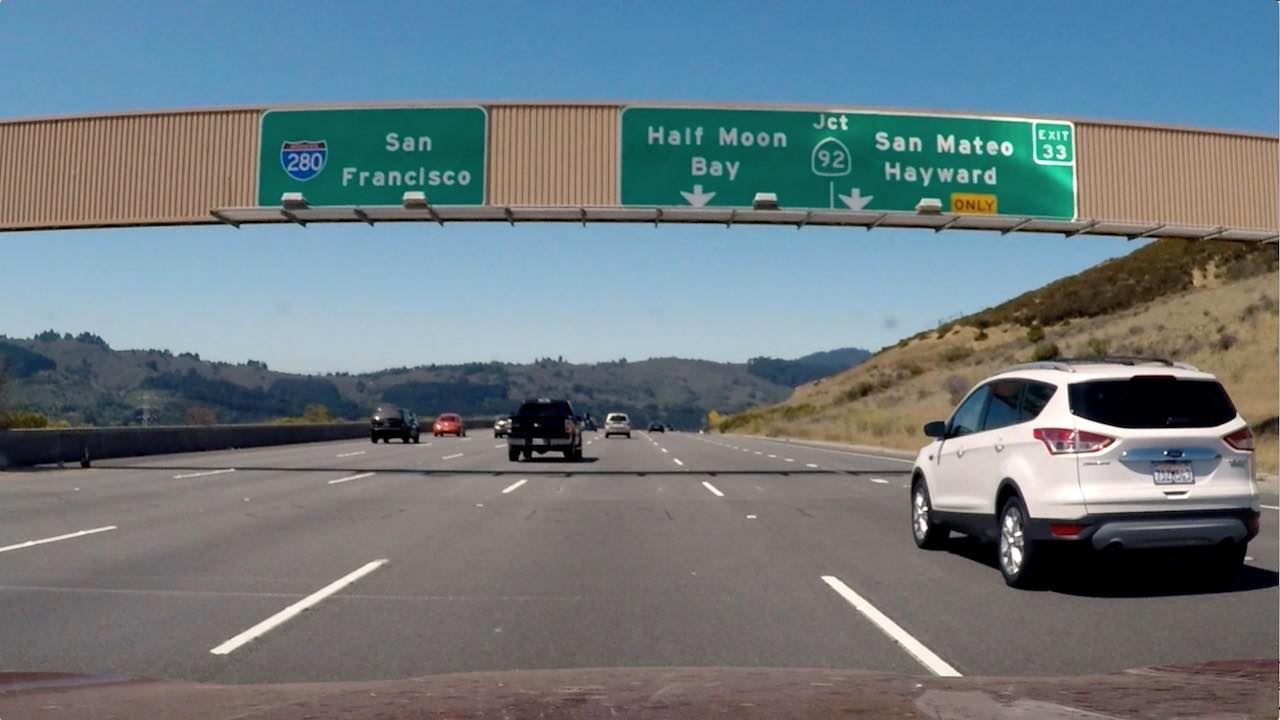
#> input picture signs_vehicles_xygrad.png, 1280 x 720 px, found by its file name
$ python 5_combining_threshold.py   (older library calls are emulated)
#> lines starting #> are read from the running program, lines starting #| are printed output that depends on the picture; after the words box and inside, x2 and y2 are one past the last pixel; in counts of white or black regions, pixels touching at a corner belong together
import numpy as np
import cv2
import matplotlib.pyplot as plt
import matplotlib.image as mpimg
import pickle

# Read in an image
image = mpimg.imread('signs_vehicles_xygrad.png')
#> image is the input picture: shape (720, 1280, 3) float32; mean R, G, B 0.428, 0.477, 0.5
#C:/Users/ADMIN/VS_Code/Udacity/Self_Driving/L7_Gradients_Color_space
# Define a function that applies Sobel x and y,
# then computes the direction of the gradient
# and applies a threshold.

gray = cv2.cvtColor(image, cv2.COLOR_RGB2GRAY)

def abs_sobel_thresh(image, orient = 'x', sobel_kernel = 3, thresh=(0, 255)):
    if orient == 'x':
        sobel = cv2.Sobel(gray, cv2.CV_64F, 1, 0, ksize = sobel_kernel)

    if orient == 'y':
        sobel = cv2.Sobel(gray, cv2.CV_64F, 0, 1, ksize = sobel_kernel)

    abs_sobel = np.sqrt(sobel**2)
    scaled_sobel = np.uint8(255 * abs_sobel / np.max(abs_sobel))

    binary_output = np.zeros_like(scaled_sobel)
    binary_output[(scaled_sobel > thresh[0]) & (scaled_sobel < thresh[1])] = 1

    return binary_output

def mag_thresh(image, sobel_kernel=3, thresh=(0, 255)):

    sobelx = cv2.Sobel(gray, cv2.CV_64F, 1, 0, ksize = sobel_kernel)
    sobely = cv2.Sobel(gray, cv2.CV_64F, 0, 1, ksize = sobel_kernel)

    mag_sobel = np.sqrt(sobelx**2 + sobely**2)

    scaled_sobel = np.uint8(255 * mag_sobel / np.max(mag_sobel))

    binary_output = np.zeros_like(scaled_sobel)
    binary_output[(scaled_sobel > thresh[0]) & (scaled_sobel < thresh[1])] = 1

    return binary_output

def dir_threshold(image, sobel_kernel=3, thresh=(0, np.pi/2)):
    sobelx = cv2.Sobel(gray, cv2.CV_64F, 1, 0, ksize = sobel_kernel)
    sobely = cv2.Sobel(gray, cv2.CV_64F, 0, 1, ksize = sobel_kernel)

    abs_sobelx = np.sqrt(sobelx**2)
    abs_sobely = np.sqrt(sobely**2)

    grad_dir = np.arctan2(abs_sobely, abs_sobelx)

    binary_output = np.zeros_like(grad_dir)

    binary_output[(grad_dir > thresh[0]) & (grad_dir < thresh[1])] = 1

    return binary_output

ksize = 3

# Apply each of the thresholding functions
gradx = abs_sobel_thresh(image, orient='x', sobel_kernel=ksize, thresh=(0, 255))
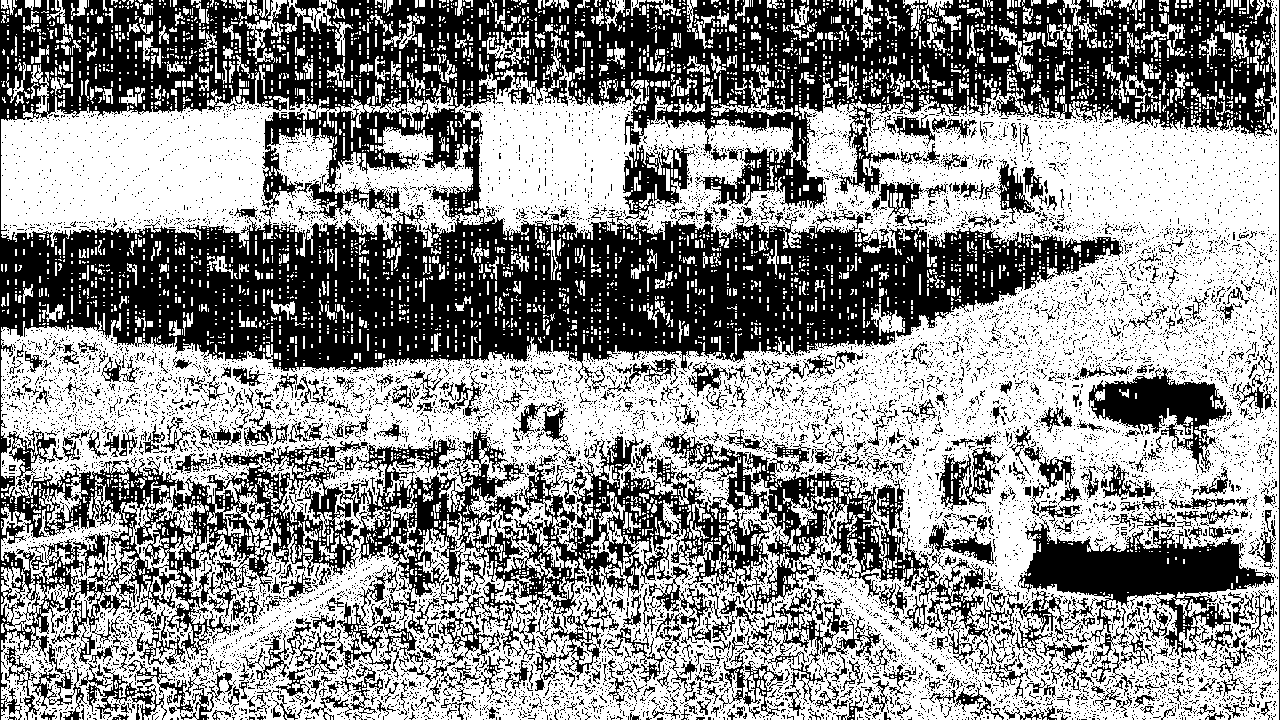
#> gradx: shape (720, 1280); values 0 (black) and 1 (white), 55.9% white; 11538 black regions (10932 under 20 px), largest, box (x1, y1, x2, y2) and area: (0, 0, 1276, 720) 296253, (1018, 519, 1274, 661) 13029, (1088, 367, 1227, 473) 5693
grady = abs_sobel_thresh(image, orient='y', sobel_kernel=ksize, thresh=(0, 255))
#> grady: shape (720, 1280); values 0 (black) and 1 (white), 66.4% white; 13455 black regions (12747 under 20 px), largest, box (x1, y1, x2, y2) and area: (0, 0, 1280, 132) 83339, (0, 224, 1122, 364) 62617, (327, 480, 929, 646) 17674
mag_binary = mag_thresh(image, sobel_kernel=ksize, thresh=(0, 255))
#> in mag_thresh, `mag_sobel = np.sqrt(sobelx**2 + sobely**2)`:
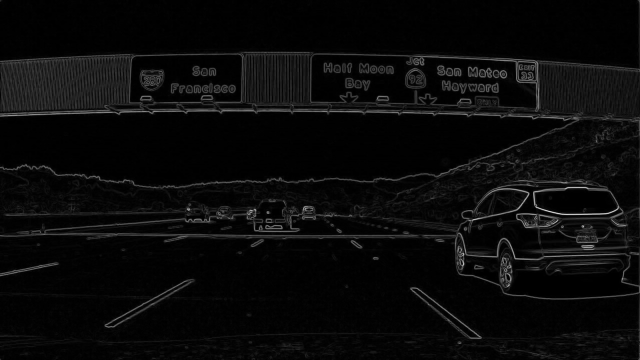
#> mag_sobel: shape (720, 1280) float64 (shown at 1/2 size); min 0, max 3.62, mean 0.147; drawn with min black and max white
#> mag_binary: shape (720, 1280); values 0 (black) and 1 (white), 81.9% white; 16179 black regions (15013 under 20 px), largest, box (x1, y1, x2, y2) and area: (1018, 542, 1274, 595) 8790, (1091, 382, 1227, 425) 3796, (296, 334, 463, 360) 2170
dir_binary = dir_threshold(image, sobel_kernel=ksize, thresh=(0, np.pi/2))
#> in dir_threshold, `grad_dir = np.arctan2(abs_sobely, abs_sobelx)`:
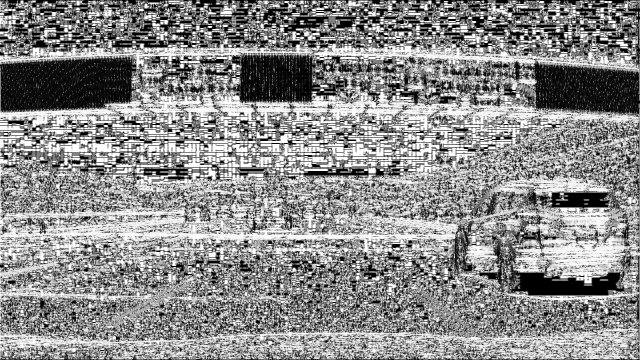
#> grad_dir: shape (720, 1280) float64 (shown at 1/2 size); min 0, max 1.57, mean 0.861; drawn with min black and max white
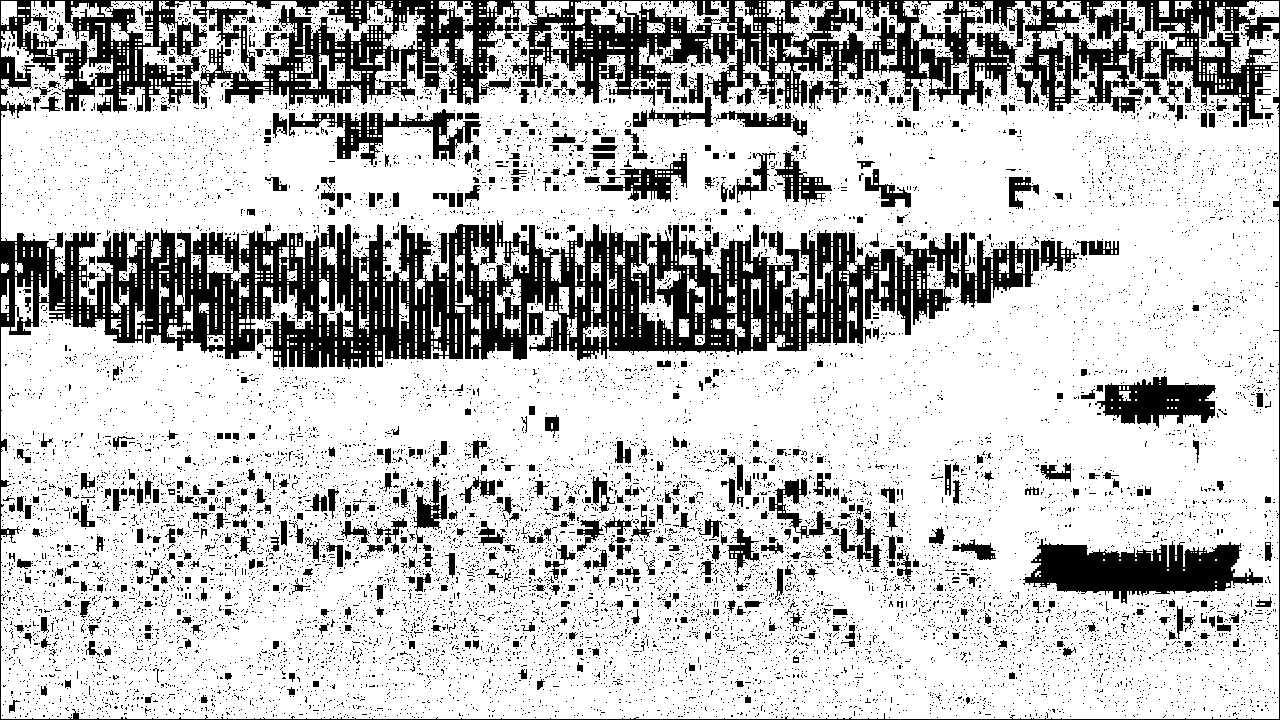
#> dir_binary: shape (720, 1280) float64; values 0 (black) and 1 (white), 75.4% white; 12679 black regions (12138 under 20 px), largest, box (x1, y1, x2, y2) and area: (0, 0, 1280, 720) 143064, (1023, 539, 1263, 604) 8634, (1095, 376, 1216, 428) 3684

combined = np.zeros_like(dir_binary)
combined[((gradx == 1) & (grady == 1)) | ((mag_binary == 1) & (dir_binary == 1))] = 1

# Plot the result
f, (ax1, ax2) = plt.subplots(1, 2, figsize=(24, 9))
f.tight_layout()
ax1.imshow(image)
ax1.set_title('Original Image', fontsize=50)
ax2.imshow(combined, cmap='gray')
ax2.set_title('Thresholded Grad. Dir.', fontsize=50)
plt.subplots_adjust(left=0., right=1, top=0.9, bottom=0.)
plt.show()
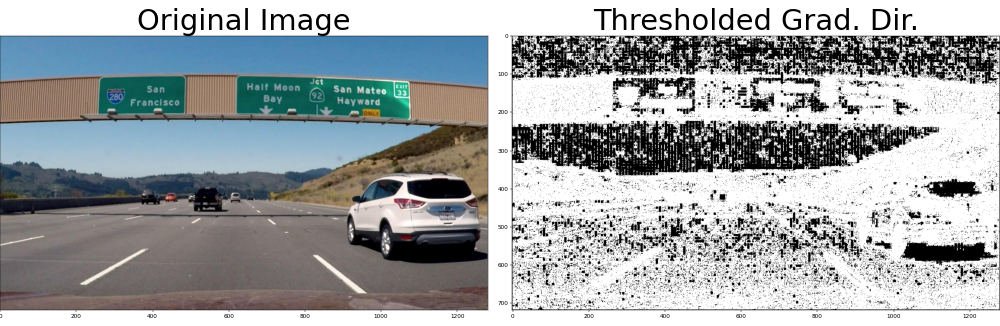
#> figure drawn by matplotlib, 2 panels
print("Code is successful")

$ run again, with L6_test_image2.png copied over signs_vehicles_xygrad.png
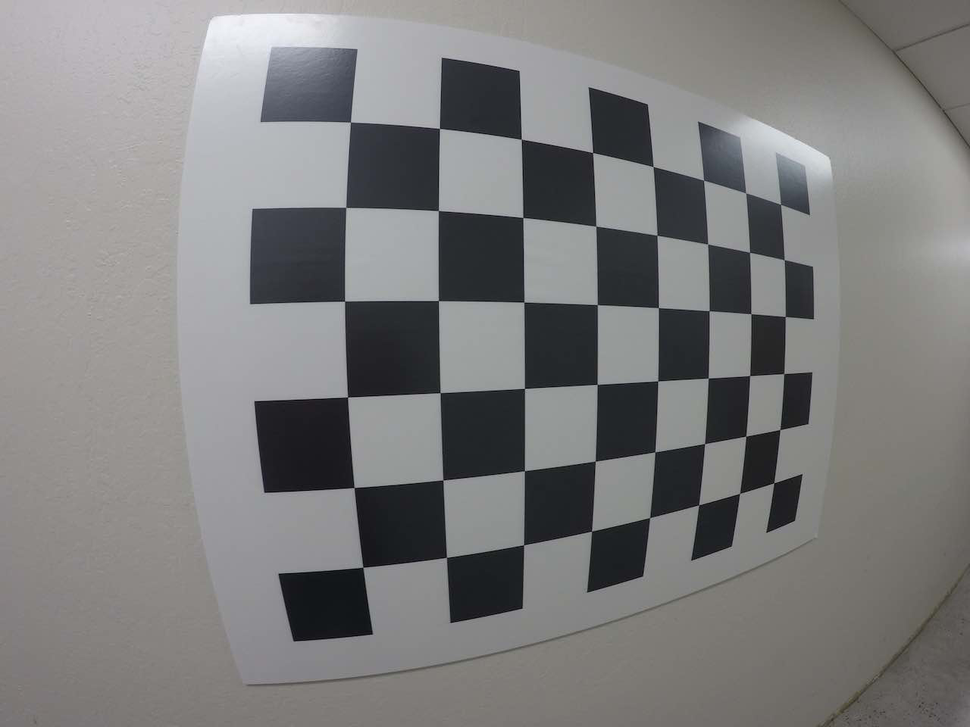
#> input picture L6_test_image2.png, 970 x 727 px, shrunk from 1280 x 960 before the run, found by its file name
#> image is the input picture: shape (727, 970, 3) float32; mean R, G, B 0.492, 0.49, 0.49
#> `gradx = abs_sobel_thresh(image, orient='x', sobel_kernel=ksize, thresh..`:
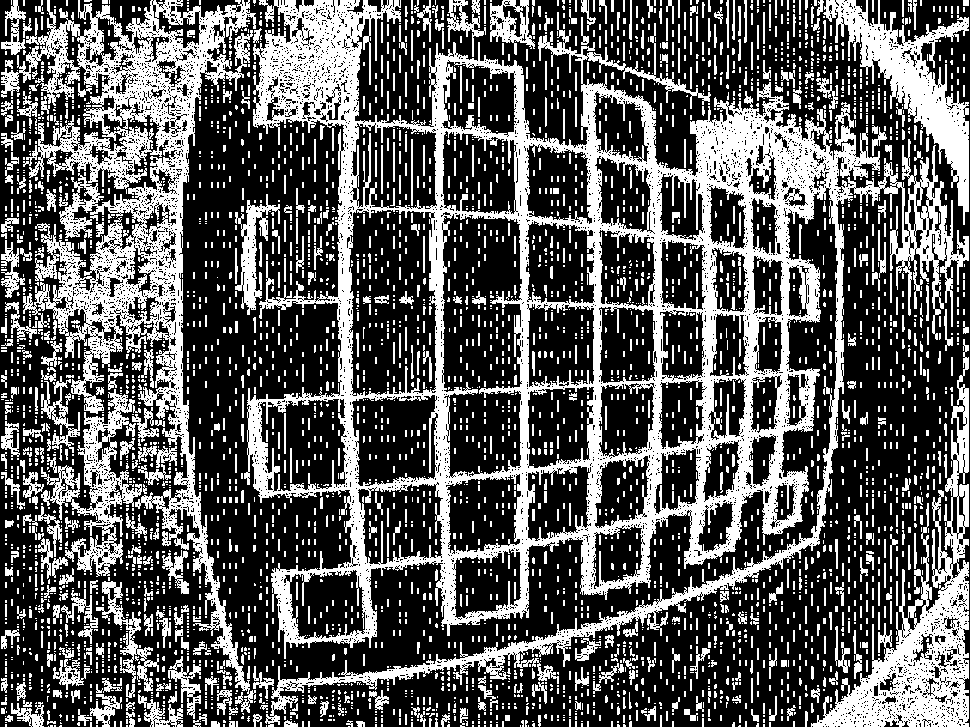
#> gradx: shape (727, 970); values 0 (black) and 1 (white), 35.5% white; 4123 white regions (3302 under 20 px), largest, box (x1, y1, x2, y2) and area: (244, 0, 969, 727) 107969, (1, 0, 256, 713) 38674, (811, 339, 969, 727) 14568
#> grady: shape (727, 970); values 0 (black) and 1 (white), 39.4% white; 3101 white regions (2173 under 20 px), largest, box (x1, y1, x2, y2) and area: (0, 1, 970, 607) 128179, (236, 335, 825, 649) 35387, (0, 520, 849, 726) 26585
#> mag_binary: shape (727, 970); values 0 (black) and 1 (white), 54.4% white; 7017 black regions (5504 under 20 px), largest, box (x1, y1, x2, y2) and area: (182, 128, 320, 218) 5090, (825, 425, 957, 514) 2872, (838, 359, 951, 417) 2772
#> dir_binary: shape (727, 970) float64; values 0 (black) and 1 (white), 37.8% white; 6170 white regions (5626 under 20 px), largest, box (x1, y1, x2, y2) and area: (1, 1, 905, 578) 106722, (247, 314, 820, 649) 41400, (193, 520, 826, 726) 12497
#> `plt.show()`:
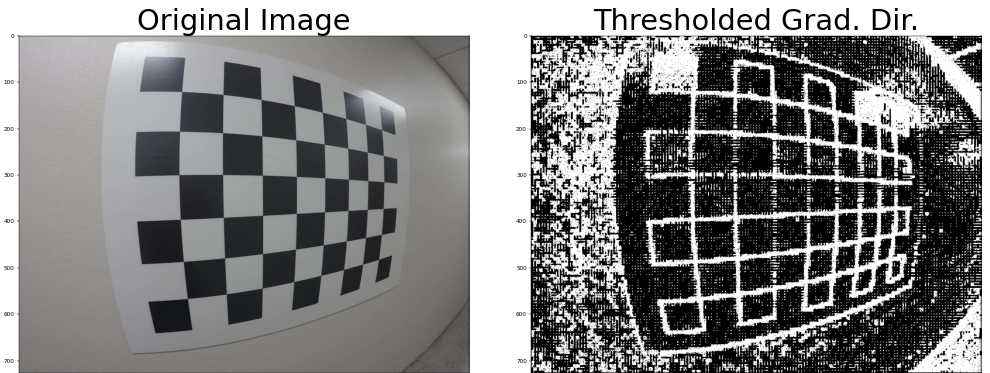
#> figure drawn by matplotlib, 2 panels

$ run again, with calibration_test.png copied over signs_vehicles_xygrad.png
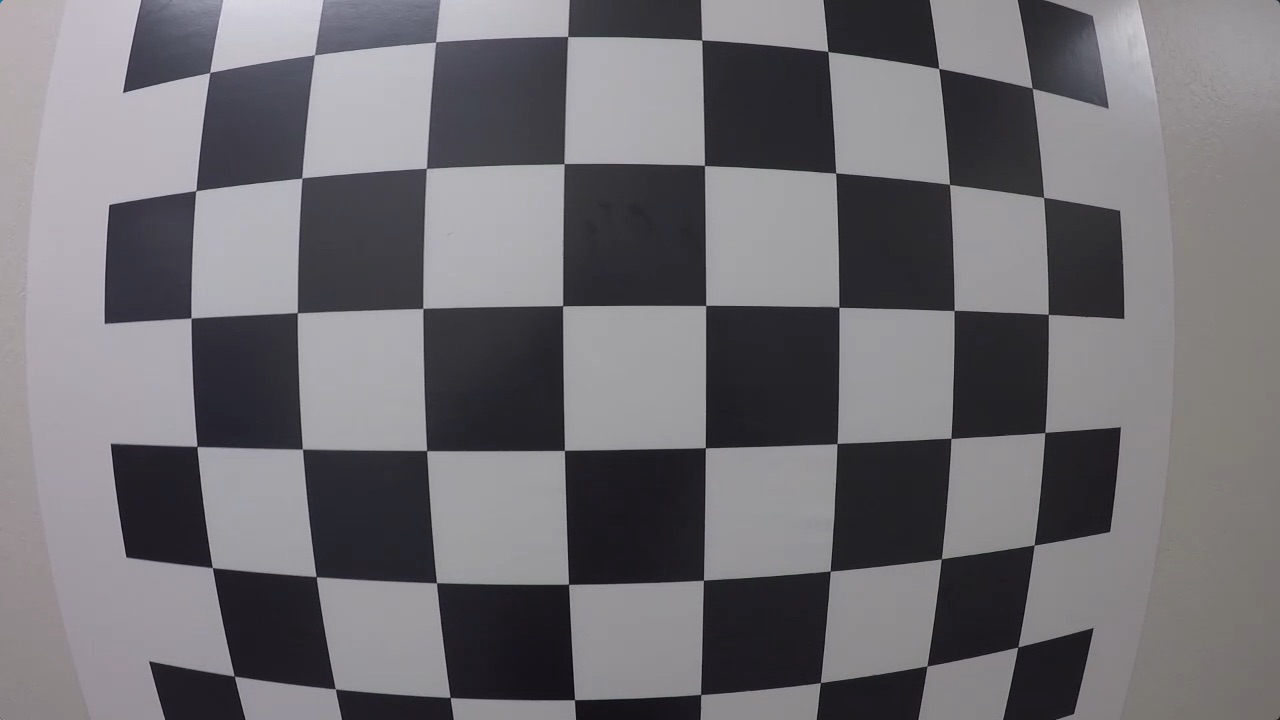
#> input picture calibration_test.png, 1280 x 720 px, found by its file name
#> image is the input picture: shape (720, 1280, 3) float32; mean R, G, B 0.443, 0.435, 0.453
#> `gradx = abs_sobel_thresh(image, orient='x', sobel_kernel=ksize, thresh..`:
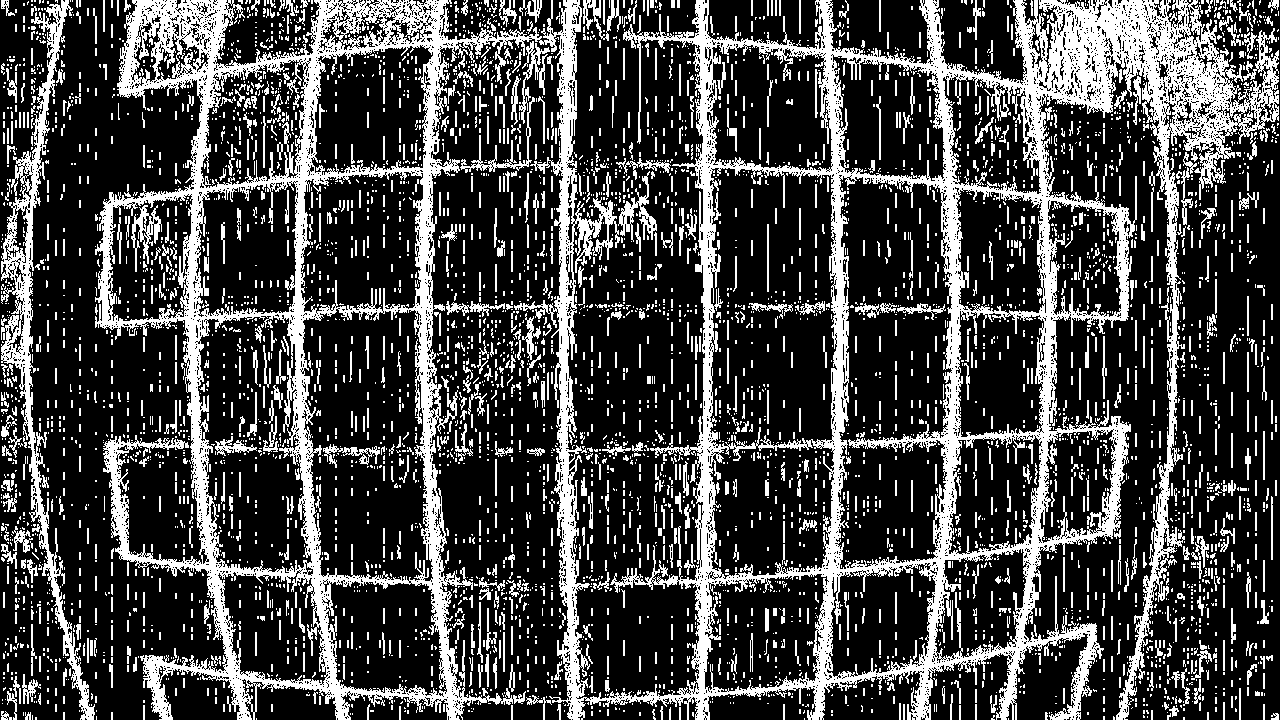
#> gradx: shape (720, 1280); values 0 (black) and 1 (white), 26.7% white; 5321 white regions (4219 under 20 px), largest, box (x1, y1, x2, y2) and area: (95, 0, 1279, 720) 157604, (1, 0, 95, 720) 8741, (618, 171, 657, 242) 786
#> grady: shape (720, 1280); values 0 (black) and 1 (white), 29.5% white; 4602 white regions (3374 under 20 px), largest, box (x1, y1, x2, y2) and area: (0, 1, 1280, 719) 175091, (0, 3, 80, 118) 2019, (0, 262, 96, 369) 2015
#> mag_binary: shape (720, 1280); values 0 (black) and 1 (white), 42.6% white; 385 white regions (311 under 20 px), largest, box (x1, y1, x2, y2) and area: (0, 0, 1280, 720) 386152, (887, 527, 913, 553) 247, (863, 455, 912, 481) 204
#> dir_binary: shape (720, 1280) float64; values 0 (black) and 1 (white), 36.3% white; 5962 white regions (5301 under 20 px), largest, box (x1, y1, x2, y2) and area: (95, 1, 1137, 719) 171959, (579, 1, 1279, 377) 74274, (1, 1, 97, 719) 15757
#> `plt.show()`:
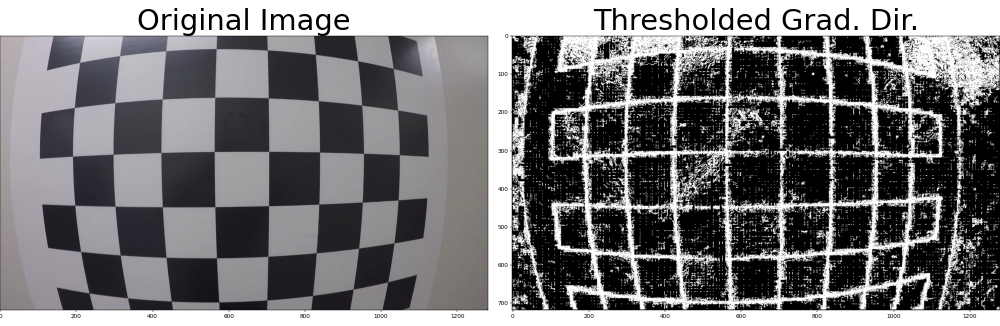
#> figure drawn by matplotlib, 2 panels
